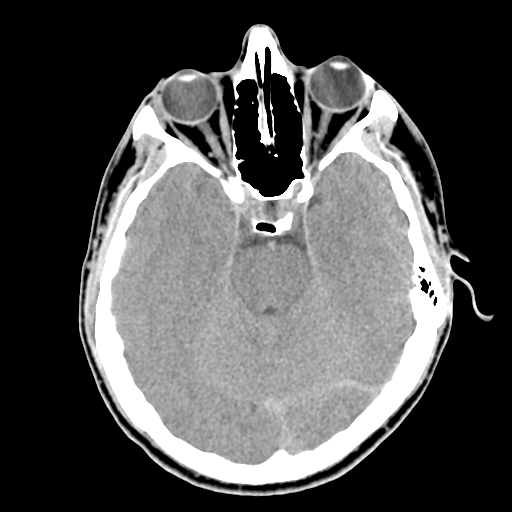
#> input picture Assigment_Sixth/Images/ques2/Input images/hw2_2.tif, 512 x 512 px, found by its file name
$ python Assignment6Q22.py
#> lines starting #> are read from the running program, lines starting #| are printed output that depends on the picture
import cv2
import numpy as np

def image_gradient(image, num_of_rows, num_of_cols):
    structure_element = np.zeros([3, 1], image[0][0])
    eroded_image = np.zeros([num_of_rows, num_of_cols], image[0][0])
    eroded_image2 = np.zeros([num_of_rows, num_of_cols], image[0][0])
    eroded_image3 = np.zeros([num_of_rows, num_of_cols], image[0][0])
    eroded_image1 = np.zeros([num_of_rows, num_of_cols], image[0][0])

    for x in range(num_of_rows-2):
        for y in range(num_of_cols):
            subtracted_array = np.subtract(image[x:x+3, y:y+1], structure_element)
            eroded_image1[x][y] = np.amax(subtracted_array)

    for x in range(num_of_rows - 2):
        for y in range(num_of_cols):
            subtracted_array = np.subtract(image[x:x + 3, y:y + 1], structure_element)
            eroded_image[x + 1][y] = np.amin(subtracted_array)

    for x in range(num_of_rows - 2):
        for y in range(num_of_cols):
            subtracted_array = np.subtract(eroded_image[x:x + 3, y:y + 1], structure_element)
            eroded_image2[x + 1][y] = np.amin(subtracted_array)

    for x in range(num_of_rows - 2):
        for y in range(num_of_cols):
            subtracted_array = np.subtract(eroded_image2[x:x + 3, y:y + 1], structure_element)
            eroded_image3[x + 1][y] = np.amin(subtracted_array)

    cv2.imshow("Original Image", image)
    cv2.imshow("Dilated Image", eroded_image1 - eroded_image3)
    cv2.waitKey(0)


def main():
    image = cv2.imread("Input images/hw2_2.tif", 0)
#> image is the input picture: shape (512, 512); min 0, max 255, mean 80.4


    num_of_rows = image.shape[0]
#> num_of_rows = 512
    num_of_cols = image.shape[1]
#> num_of_cols = 512
    # print(image_matrix)

    image_gradient(image, num_of_rows, num_of_cols)
#> after the loop in image_gradient, `for x in range(num_of_rows-2):`:
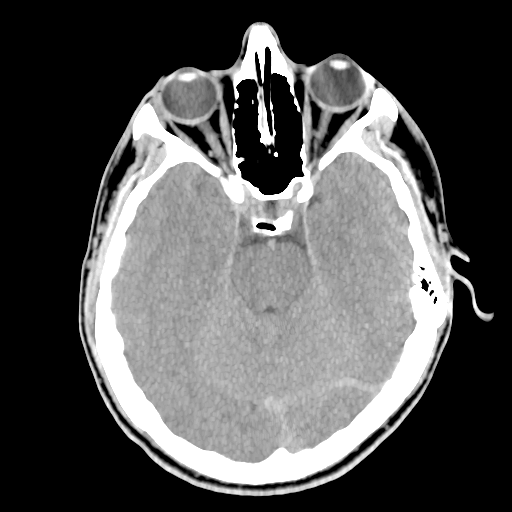
#> eroded_image1: shape (512, 512); min 0, max 255, mean 84.4
#> after the loop in image_gradient, `for x in range(num_of_rows - 2):`:
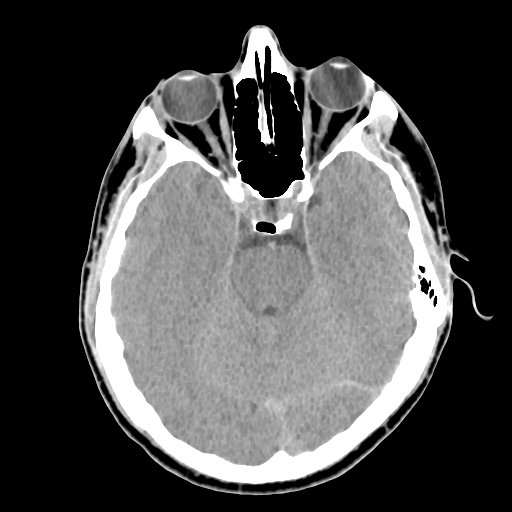
#> eroded_image: shape (512, 512); min 0, max 255, mean 76.4
#> after the loop in image_gradient, `for x in range(num_of_rows - 2):`:
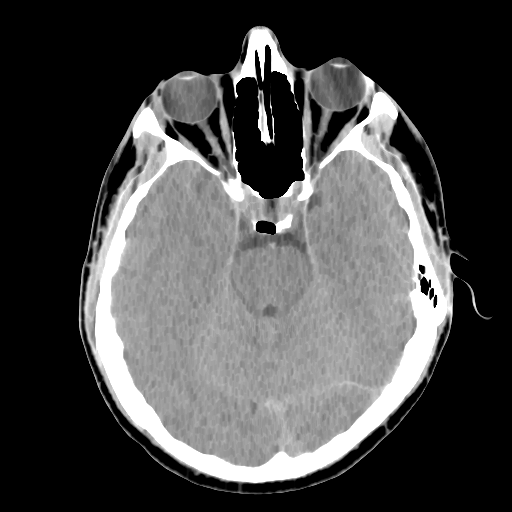
#> eroded_image2: shape (512, 512); min 0, max 255, mean 73.2
#> after the loop in image_gradient, `for x in range(num_of_rows - 2):`:
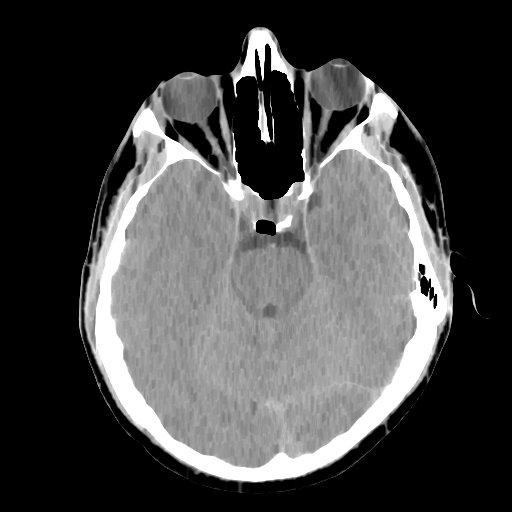
#> eroded_image3: shape (512, 512); min 0, max 255, mean 70.5
#> in image_gradient, `cv2.imshow("Dilated Image", eroded_image1 - eroded_image3)`:
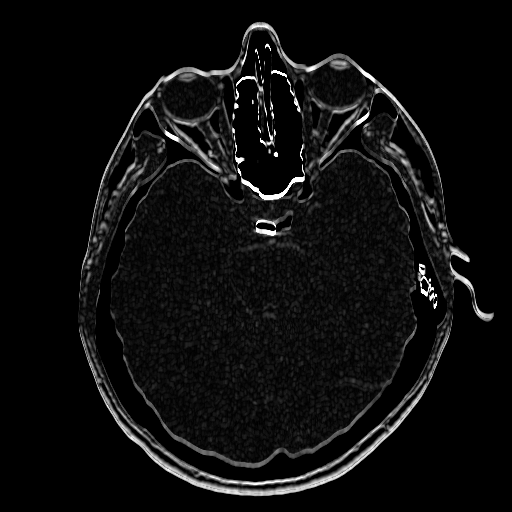
#> window 'Dilated Image': shape (512, 512); min 0, max 255, mean 13.9


    # print(num_of_rows)
    # print(num_of_cols)
main()

$ run again, with Assigment_Sixth/Images/ques2/Input images/hw2_1.tif copied over Assigment_Sixth/Images/ques2/Input images/hw2_2.tif
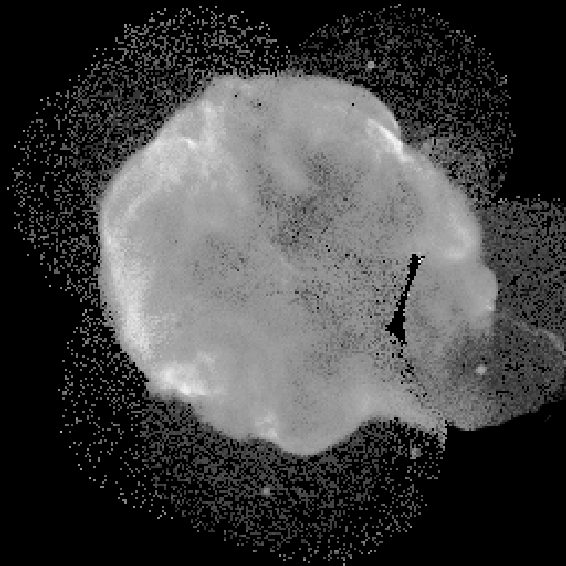
#> input picture Assigment_Sixth/Images/ques2/Input images/hw2_1.tif, 566 x 566 px, found by its file name
#> in main, image is the input picture: shape (566, 566); min 0, max 253, mean 66.9
#> after the loop in image_gradient, `for x in range(num_of_rows - 2):`:
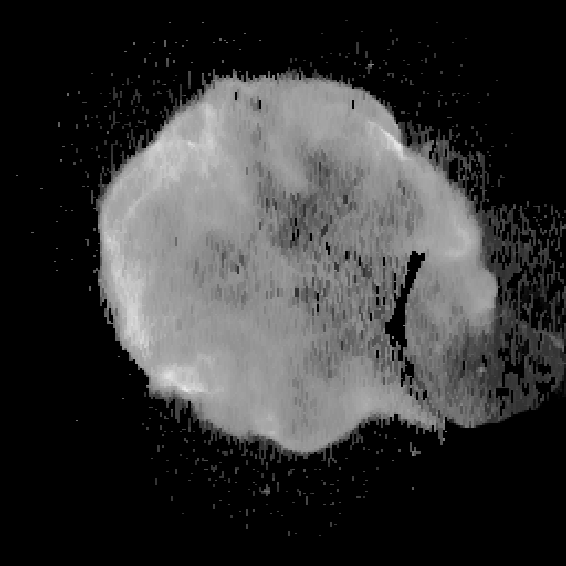
#> eroded_image3: shape (566, 566); min 0, max 235, mean 54
#> in image_gradient, `cv2.imshow("Dilated Image", eroded_image1 - eroded_image3)`:
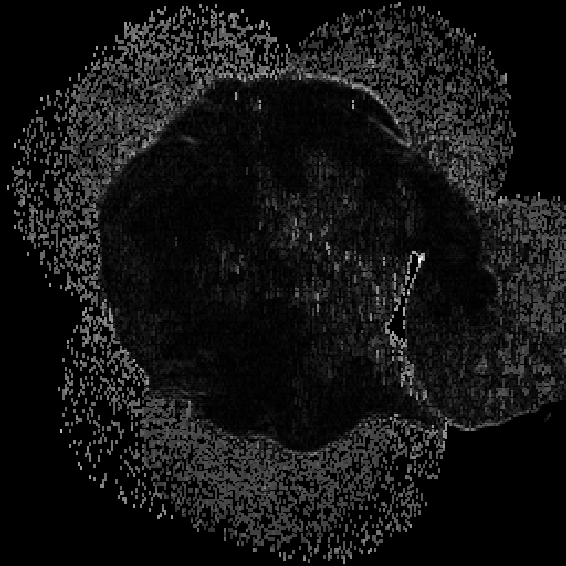
#> window 'Dilated Image': shape (566, 566); min 0, max 253, mean 20

$ run again, with Assigment_Sixth/Images/ques2/Input images/hw2_3.tif copied over Assigment_Sixth/Images/ques2/Input images/hw2_2.tif
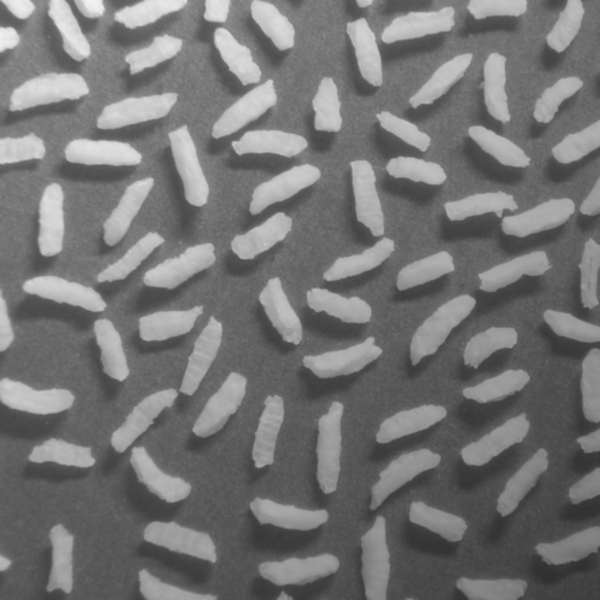
#> input picture Assigment_Sixth/Images/ques2/Input images/hw2_3.tif, 600 x 600 px, found by its file name
#> in main, image is the input picture: shape (600, 600); min 47, max 243, mean 116.4
#> after the loop in image_gradient, `for x in range(num_of_rows - 2):`:
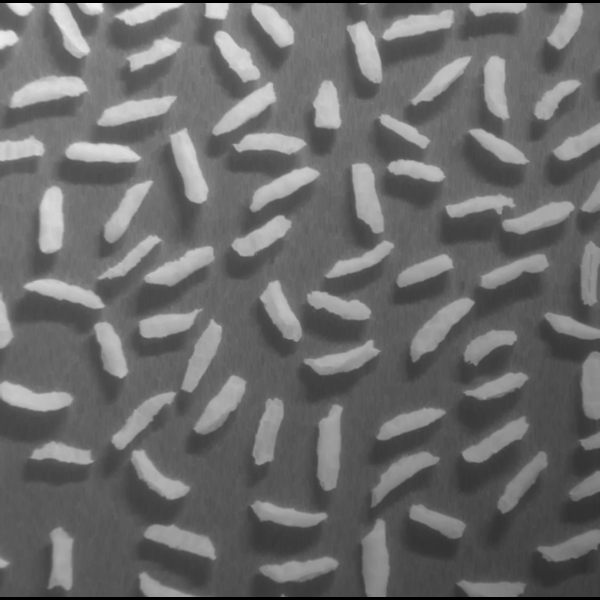
#> eroded_image3: shape (600, 600); min 0, max 240, mean 107.3
#> in image_gradient, `cv2.imshow("Dilated Image", eroded_image1 - eroded_image3)`:
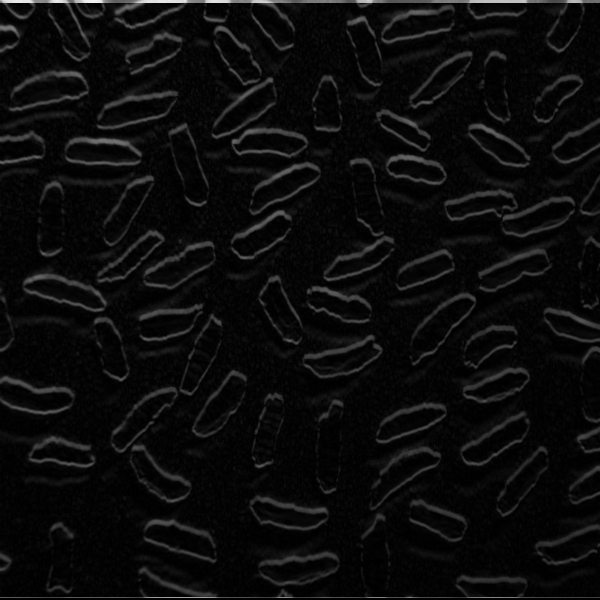
#> window 'Dilated Image': shape (600, 600); min 0, max 243, mean 11.7

$ run again, with Assigment_Sixth/Images/ques2/Input images/hw2_4.tif copied over Assigment_Sixth/Images/ques2/Input images/hw2_2.tif
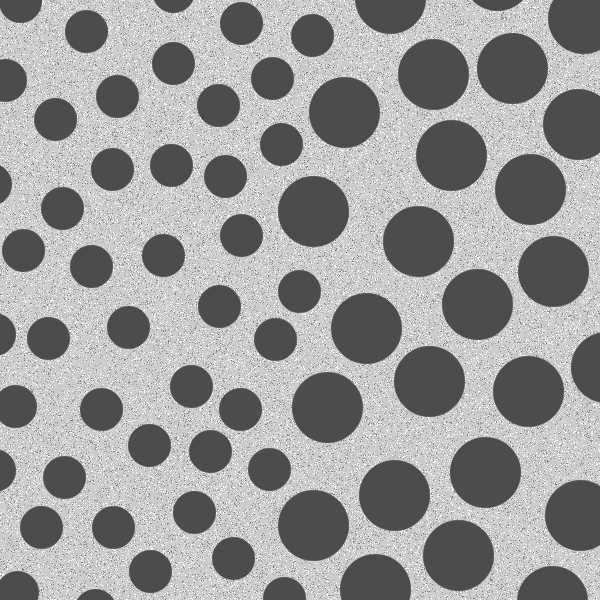
#> input picture Assigment_Sixth/Images/ques2/Input images/hw2_4.tif, 600 x 600 px, found by its file name
#> in main, image is the input picture: shape (600, 600); min 76, max 255, mean 153.6
#> after the loop in image_gradient, `for x in range(num_of_rows - 2):`:
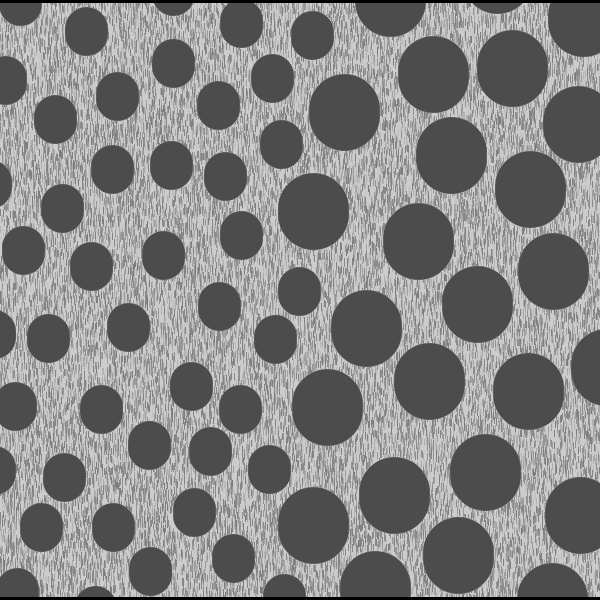
#> eroded_image3: shape (600, 600); min 0, max 208, mean 130.1
#> in image_gradient, `cv2.imshow("Dilated Image", eroded_image1 - eroded_image3)`:
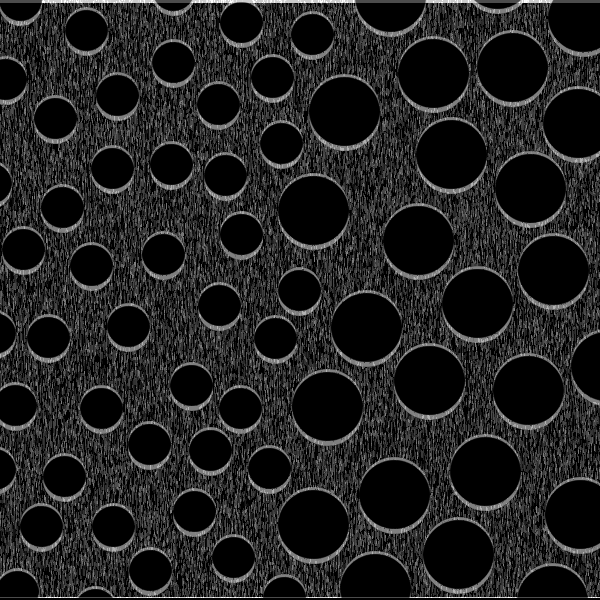
#> window 'Dilated Image': shape (600, 600); min 0, max 255, mean 33
